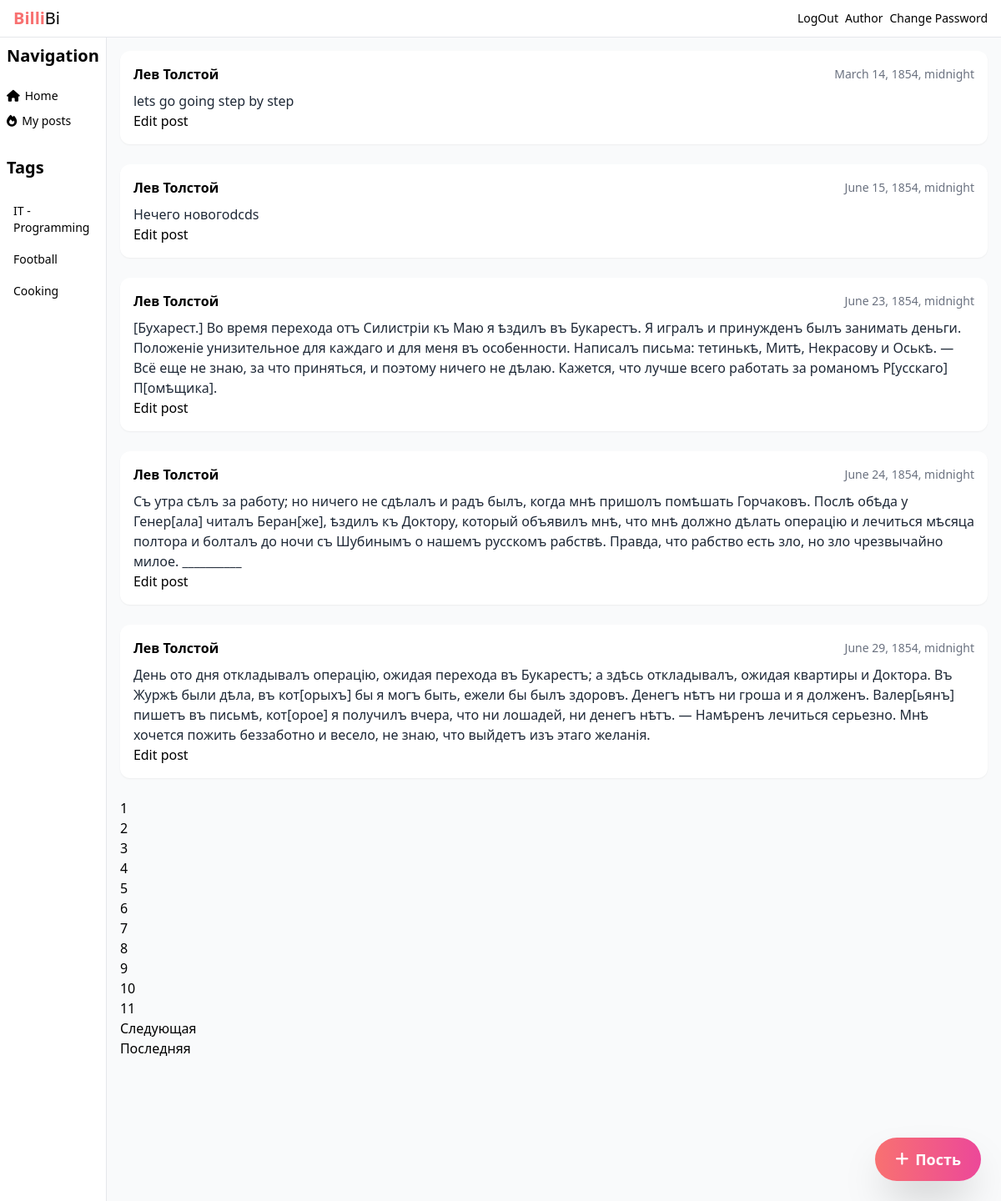
Screenshot of / (signed in) with the database file from the repository.
### posts/models.py (models this page shows, shortened)
class Post(models.Model):
    text = models.TextField()
    pub_date = models.DateTimeField(auto_now_add=True)
    author = models.ForeignKey(
        User,
        on_delete=models.CASCADE,
        related_name='posts'
    )
    group = models.ForeignKey(
        "Group",
        on_delete=models.SET_NULL,
        blank=True,
        null=True
    )

### posts/views.py (the view)
    def check_user(request, *args, **kwargs,):
        if request.user.is_authenticated:
            return func(request, *args, **kwargs)
        return redirect('/auth/login/')

### posts/views.py (called while the page is built)
def authorized_only(func):
    def check_user(request, *args, **kwargs,):
        if request.user.is_authenticated:
            return func(request, *args, **kwargs)
        return redirect('/auth/login/')
    return check_user

@authorized_only
def index(request):
        posts = Post.objects.all()
        paginator = Paginator(posts, 5)
        page_number = request.GET.get('page')
        page_obj = paginator.get_page(page_number)
        context = {
            'page_obj': page_obj,
        }
        return render(request, 'posts/index.html', context,)

### posts/templates/posts/index.html (shortened to what this page needs)
{% load static %}
<!DOCTYPE html>
<html lang="en">
<head>
  <script src="https://cdn.tailwindcss.com"></script>
  <link rel="stylesheet" href="https://cdnjs.cloudflare.com/ajax/libs/font-awesome/6.7.2/css/all.min.css"/>
</head>
<body class="bg-gray-50">
  <header class="px-4 py-2 flex items-center justify-between border-b bg-white">
    <div class="flex items-center gap-2">
      <a href="{% url 'index' %}"><h1 class="text-xl"><span class="text-red-400 font-bold">Billi</span>Bi</h1></a>
    </div>
    <div class="flex items-center gap-2 text-sm">
      <a href="{% url 'users:logged_out' %}">LogOut</a>
      Author {{ user_name }}
        <a href="{% url 'users:password_change_form' %}">Change Password</a>
    </div>
  </header>
  <div class="flex">
    <aside id="sidebar" class="px-2 py-2 flex-col gap-2 text-center text-lg border-r w-64 h-screen bg-white hidden md:flex">
      <h1 class="text-xl text-left font-bold mb-4">Navigation</h1>
      <div class="flex flex-col gap-2.5">
        <a href="{% url 'index' %}" class="flex items-center gap-1.5 text-sm hover:text-red-500"><i class="fa-solid fa-home"></i>Home</a>
        <a href="#" class="flex items-center gap-1.5 text-sm hover:text-red-500"><i class="fa-solid fa-fire"></i>My posts</a>
      </div>
      <h1 class="text-xl text-left font-bold mb-4 mt-6">Tags</h1>
      <div class="flex flex-col gap-2.5">
        <a href="{% url 'group_post' slug='IT' %}" class="transition-all duration-300 px-2 py-1 rounded-sm hover:bg-gray-100 text-left text-sm">IT - Programming {{ count_posts_it }}</a>
        <a href="{% url 'group_post' slug='Sport' %}" class="transition-all duration-300 px-2 py-1 rounded-sm hover:bg-gray-100 text-left text-sm">Football {{ count_posts_it }}</a>
        <a href="#" class="transition-all duration-300 px-2 py-1 rounded-sm hover:bg-gray-100 text-left text-sm">Cooking</a>
      </div>
    </aside>
    <main class="grow p-4">
    {% block content %}
      {% for post in page_obj %}
        <article class="bg-white p-4 rounded-xl shadow-sm mb-6">
          <div class="flex justify-between items-center mb-2">
            <span class="font-semibold">{{ post.author.get_full_name }}</span>
            <span class="text-gray-500 text-sm">{{ post.pub_date }}</span>
          </div>
          <p class="text-gray-800">{{ post.text }}</p>
          {% if post.author.id == user.id %}
            <a href="{{ post.id }}/edit/">Edit post</a>
          {% endif %}
        </article>
      {% empty %}
        <p>No posts available.</p>
      {% endfor %}
      {% if page_obj.has_other_pages %}
<nav aria-label="Page navigation" class="my-5">
  <ul class="pagination">
    {% for i in page_obj.paginator.page_range %}
        {% if page_obj.number == i %}
              <li class="page-item active">
                <span class="page-link">{{ i }}</span>
              </li>
            {% else %}
              <li class="page-item">
                <a class="page-link" href="?page={{ i }}">{{ i }}</a>
              </li>
            {% endif %}
        {% endfor %}
        {% if page_obj.has_next %}
          <li class="page-item">
            <a class="page-link" href="?page={{ page_obj.next_page_number }}">
              Следующая
            </a>
          </li>
          <li class="page-item">
            <a class="page-link" href="?page={{ page_obj.paginator.num_pages }}">
              Последняя
            </a>
          </li>
        {% endif %}
      </ul>
    </nav>
    {% endif %}
    {% endblock %}
  <a href="{% url 'post_create' %}"
  class="fixed bottom-6 right-6 bg-gradient-to-r from-red-400 to-pink-500 hover:from-red-500 hover:to-pink-600 text-white font-bold py-3 px-6 rounded-full shadow-2xl text-lg flex items-center gap-2 transition-all duration-300">
  <i class="fa-solid fa-plus"></i> Пость
  </a>
    </main>
  </div>
</body>
</html>

### rows the page displays
Post: author.get_full_name "Лев Толстой", pub_date "March 14, 1854, midnight", text "lets go going step by step"
Post: author.get_full_name "Лев Толстой", pub_date "June 15, 1854, midnight", text "Нечего новогоdcds"
Post: author.get_full_name "Лев Толстой", pub_date "June 23, 1854, midnight", text "[Бухарест.] Во время перехода отъ Силистріи къ Маю я ѣздилъ въ Букарестъ. Я игралъ и принужденъ былъ занимать деньги. Положеніе унизительное для каждаго и для меня въ особенности. Написалъ письма: тетинькѣ, Митѣ, Некрасову и Оськѣ. — Всё еще не знаю, за что приняться, и поэтому ничего не дѣлаю. Кажется, что лучше всего работать за романомъ Р[усскаго] П[омѣщика]."
Post: author.get_full_name "Лев Толстой", pub_date "June 24, 1854, midnight", text "Съ утра сѣлъ за работу; но ничего не сдѣлалъ и радъ былъ, когда мнѣ пришолъ помѣшать Горчаковъ. Послѣ обѣда у Генер[ала] читалъ Беран[же], ѣздилъ къ Доктору, который объявилъ мнѣ, что мнѣ должно дѣлать операцію и лечиться мѣсяца полтора и болталъ до ночи съ Шубинымъ о нашемъ русскомъ рабствѣ. Правда, что рабство есть зло, но зло чрезвычайно милое. __________"
Post: author.get_full_name "Лев Толстой", pub_date "June 29, 1854, midnight", text "День ото дня откладывалъ операцію, ожидая перехода въ Букарестъ; a здѣсь откладывалъ, ожидая квартиры и Доктора. Въ Журжѣ были дѣла, въ кот[орыхъ] бы я могъ быть, ежели бы былъ здоровъ. Денегъ нѣтъ ни гроша и я долженъ. Валер[ьянъ] пишетъ въ письмѣ, кот[орое] я получилъ вчера, что ни лошадей, ни денегъ нѣтъ. — Намѣренъ лечиться серьезно. Мнѣ хочется пожить беззаботно и весело, не знаю, что выйдетъ изъ этаго желанія."

### other values shown
{{ i }} "1"
{{ i }} "2" "3" "4" "5" "6" "7" "8" "9" "10" "11"
